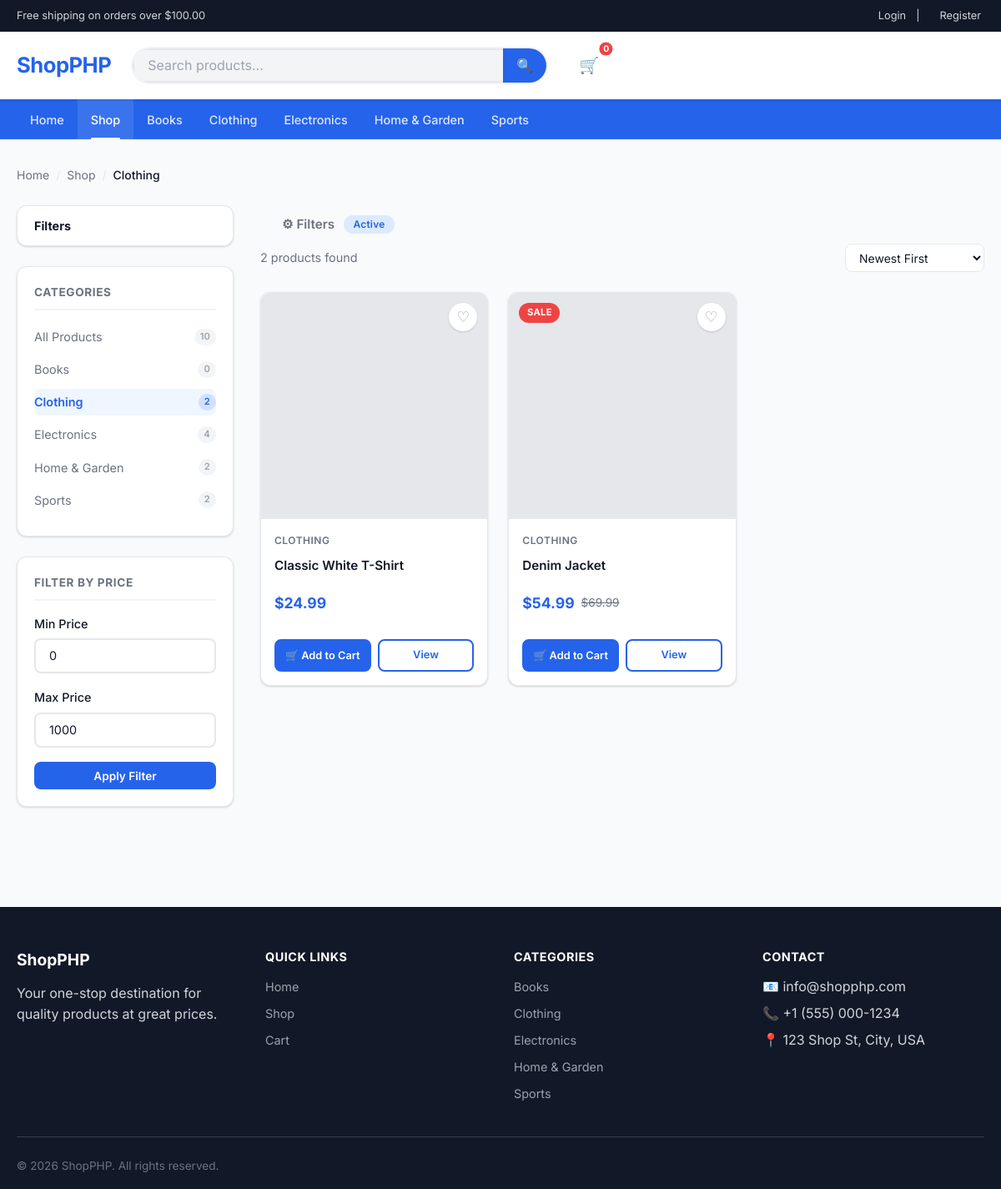
/shop.php?category=clothing, run on the app's committed database.
### tables this page shows
CREATE TABLE categories (
    id INT AUTO_INCREMENT PRIMARY KEY,
    name VARCHAR(100) NOT NULL,
    slug VARCHAR(100) NOT NULL UNIQUE,
    description TEXT,
    image VARCHAR(255),
    created_at TIMESTAMP DEFAULT CURRENT_TIMESTAMP
);

CREATE TABLE products (
    id INT AUTO_INCREMENT PRIMARY KEY,
    category_id INT,
    name VARCHAR(255) NOT NULL,
    slug VARCHAR(255) NOT NULL UNIQUE,
    description TEXT,
    price DECIMAL(10,2) NOT NULL,
    sale_price DECIMAL(10,2) DEFAULT NULL,
    stock INT NOT NULL DEFAULT 0,
    image VARCHAR(255),
    images JSON,
    featured TINYINT(1) DEFAULT 0,
    status ENUM('active','inactive') DEFAULT 'active',
    created_at TIMESTAMP DEFAULT CURRENT_TIMESTAMP,
    FOREIGN KEY (category_id) REFERENCES categories(id) ON DELETE SET NULL
);

### includes/functions.php (called while the page is built, shortened)
<?php
require_once __DIR__ . '/db.php';
function isLoggedIn() {
    return isset($_SESSION['user_id']);
}
function getProducts($limit = 20, $offset = 0, $category = null, $search = null, $featured = false) {
    $sql  = "SELECT p.*, c.name AS category_name FROM products p LEFT JOIN categories c ON p.category_id = c.id WHERE p.status = 'active'";
    $params = []; $types = '';
    if ($category) {
        $sql .= " AND c.slug = ?";
        $params[] = $category; $types .= 's';
    }
    $sql .= " ORDER BY p.created_at DESC LIMIT ? OFFSET ?";
    $params[] = $limit; $params[] = $offset; $types .= 'ii';
    $stmt = db()->prepare($sql);
    if ($types) $stmt->bind_param($types, ...$params);
    $stmt->execute();
    return $stmt->get_result()->fetch_all(MYSQLI_ASSOC);
}
function getCategories() {
    return db()->query("SELECT * FROM categories ORDER BY name")->fetch_all(MYSQLI_ASSOC);
}
function countProducts($category = null, $search = null) {
    $sql = "SELECT COUNT(*) as cnt FROM products p LEFT JOIN categories c ON p.category_id = c.id WHERE p.status = 'active'";
    $params = []; $types = '';
    if ($category) { $sql .= " AND c.slug = ?"; $params[] = $category; $types .= 's'; }
    $stmt = db()->prepare($sql);
    if ($types) $stmt->bind_param($types, ...$params);
    $stmt->execute();
    return $stmt->get_result()->fetch_assoc()['cnt'];
}
function getCartKey() {
    return ['type' => 'session', 'value' => $_SESSION['cart_session']];
}
function getCartCount() {
    $key = getCartKey();
    if ($key['type'] === 'user') {
        $stmt = db()->prepare("SELECT SUM(quantity) as cnt FROM cart WHERE user_id = ?");
        $stmt->bind_param('i', $key['value']);
    } else {
        $stmt = db()->prepare("SELECT SUM(quantity) as cnt FROM cart WHERE session_id = ?");
        $stmt->bind_param('s', $key['value']);
    }
    $stmt->execute();
    return (int)($stmt->get_result()->fetch_assoc()['cnt'] ?? 0);
}
function price($amount) {
    return CURRENCY . number_format($amount, 2);
}
function sanitize($input) {
    return htmlspecialchars(strip_tags(trim($input)), ENT_QUOTES, 'UTF-8');
}
function productImageUrl($image) {
    return $image && file_exists(__DIR__ . "/../assets/images/$image")
        ? SITE_URL . "/assets/images/$image"
        : SITE_URL . "/assets/images/placeholder.png";
}

### includes/db.php (called while the page is built, shortened)
<?php
class Database {
    private static $instance = null;
    private $conn;
    private function __construct() {
        $this->conn = new mysqli(DB_HOST, DB_USER, DB_PASS, DB_NAME, 3306);
        $this->conn->set_charset('utf8mb4');
        $this->initSecurityTables();
    }
    private function initSecurityTables() {
        $this->conn->query("CREATE TABLE IF NOT EXISTS activity_logs (
            id          INT AUTO_INCREMENT PRIMARY KEY,
            user_id     INT DEFAULT NULL,
            action      VARCHAR(80)  NOT NULL,
            details     TEXT,
            ip_address  VARCHAR(45)  NOT NULL DEFAULT '',
            user_agent  VARCHAR(300) NOT NULL DEFAULT '',
            created_at  TIMESTAMP DEFAULT CURRENT_TIMESTAMP,
            INDEX idx_user   (user_id),
            INDEX idx_action (action),
            INDEX idx_time   (created_at)
        ) ENGINE=InnoDB DEFAULT CHARSET=utf8mb4");
        $this->conn->query("CREATE TABLE IF NOT EXISTS settings (
            setting_key   VARCHAR(80)  NOT NULL PRIMARY KEY,
            setting_value TEXT         NOT NULL DEFAULT '',
            updated_at    TIMESTAMP    DEFAULT CURRENT_TIMESTAMP ON UPDATE CURRENT_TIMESTAMP
        ) ENGINE=InnoDB DEFAULT CHARSET=utf8mb4");
        $this->conn->query("INSERT IGNORE INTO settings (setting_key, setting_value) VALUES
            ('site_name',               'ShopPHP'),
            ('site_email',              'info@shopphp.com'),
            ('currency',                '\$'),
            ('tax_rate',                '0.08'),
            ('shipping_cost',           '9.99'),
            ('free_shipping_threshold', '100.00'),
            ('maintenance_mode',        '0'),
            ('store_address',           ''),
            ('store_phone',             ''),
            ('meta_description',        'The best online shop')");
        $cols = $this->conn->query("SHOW COLUMNS FROM users LIKE 'status'");
        if ($cols && $cols->num_rows === 0) {
            $this->conn->query("ALTER TABLE users ADD COLUMN status ENUM('active','disabled') NOT NULL DEFAULT 'active' AFTER role");
        }
    }
    public static function getInstance() {
        if (self::$instance === null) {
            self::$instance = new Database();
        }
        return self::$instance;
    }
    public function getConnection() { return $this->conn; }
}
function db() {
    return Database::getInstance()->getConnection();
}

### shop.php (the view, shortened to what this page needs)
<?php
require_once 'includes/functions.php';
$perPage  = 12;
$page     = max(1, (int)($_GET['page'] ?? 1));
$offset   = ($page - 1) * $perPage;
$category = $_GET['category'] ?? null;
$search   = $_GET['search']   ?? null;
$sort     = $_GET['sort']     ?? 'newest';
$total    = countProducts($category, $search);
$products = getProducts($perPage, $offset, $category, $search);
$categories  = getCategories();
$currentCat  = $category ? array_filter($categories, fn($c) => $c['slug'] === $category) : null;
$currentCatName = $currentCat ? array_values($currentCat)[0]['name'] : 'All Products';
require_once 'includes/header.php';
?>
<div class="container">
    <div class="breadcrumb">
        <a href="<?= SITE_URL ?>/">Home</a>
        <span>/</span>
        <a href="<?= SITE_URL ?>/shop.php">Shop</a>
        <?php if ($category || $search): ?>
            <span>/</span>
            <span><?= $category ? sanitize($currentCatName) : 'Search: ' . sanitize($search) ?></span>
        <?php endif; ?>
    </div>
    <div class="shop-layout">
        <aside class="sidebar" id="shopSidebar">
            <div class="sidebar-widget" style="display:flex;justify-content:space-between;align-items:center;padding:.75rem 1.25rem">
                <span style="font-weight:700;font-size:.9rem">Filters</span>
            </div>
            <div class="sidebar-widget">
                <div class="sidebar-title">Categories</div>
                <ul class="filter-list">
                    <li><a href="<?= SITE_URL ?>/shop.php" class="<?= !$category ? 'active' : '' ?>">
                        All Products <span class="filter-count"><?= countProducts() ?></span></a></li>
                    <?php foreach ($categories as $cat): ?>
                        <li>
                            <a href="<?= SITE_URL ?>/shop.php?category=<?= $cat['slug'] ?>"
                               class="<?= $category === $cat['slug'] ? 'active' : '' ?>">
                                <?= sanitize($cat['name']) ?>
                                <span class="filter-count"><?= countProducts($cat['slug']) ?></span>
                            </a>
                        </li>
                    <?php endforeach; ?>
                </ul>
            </div>
            <div class="sidebar-widget">
                <div class="sidebar-title">Filter by Price</div>
                <form method="GET" action="">
                    <div class="form-group">
                        <label>Min Price</label>
                        <input type="number" name="min_price" class="form-control" value="<?= (int)($_GET['min_price'] ?? 0) ?>" min="0">
                    </div>
                    <div class="form-group">
                        <label>Max Price</label>
                        <input type="number" name="max_price" class="form-control" value="<?= (int)($_GET['max_price'] ?? 1000) ?>" min="0">
                    </div>
                    <button type="submit" class="btn btn-primary btn-sm btn-block">Apply Filter</button>
                </form>
            </div>
        </aside>
        <div class="shop-content">
            <button class="btn btn-ghost filter-toggle-btn" id="filterToggleBtn">
                ⚙ Filters <?php if ($category || $search): ?><span class="status-badge status-processing" style="margin-left:.3rem">Active</span><?php endif; ?>
            </button>
            <div class="shop-toolbar">
                <span class="result-count">
                    <?= $total ?> product<?= $total !== 1 ? 's' : '' ?> found
                </span>
                <form method="GET" action="">
                    <select name="sort" class="sort-select" onchange="this.form.submit()">
                        <option value="newest"     <?= $sort==='newest'     ?'selected':'' ?>>Newest First</option>
                    </select>
                </form>
            </div>
            <?php if (empty($products)): ?>
                <div class="empty-state">
                    <div class="icon">🔍</div>
                    <h3>No products found</h3>
                    <p>Try different keywords or browse all categories.</p>
                    <a href="<?= SITE_URL ?>/shop.php" class="btn btn-primary">Browse All Products</a>
                </div>
            <?php else: ?>
                <div class="products-grid">
                    <?php foreach ($products as $product): ?>
                        <?php include 'includes/product-card.php'; ?>
                    <?php endforeach; ?>
                </div>
            <?php endif; ?>
        </div>
    </div>
</div>
<?php require_once 'includes/footer.php'; ?>

### includes/header.php (shortened to what this page needs)
<?php
require_once __DIR__ . '/functions.php';
$cartCount = getCartCount();
$currentPage = basename($_SERVER['PHP_SELF'], '.php');
?>
<!DOCTYPE html>
<html lang="en">
<head>
    <link rel="stylesheet" href="<?= SITE_URL ?>/assets/css/style.css">
</head>
<body>
<div class="topbar">
    <div class="container">
        <span>Free shipping on orders over <?= price(FREE_SHIPPING_THRESHOLD) ?></span>
        <div class="topbar-links">
            <?php if (isLoggedIn()): ?>
                Welcome, <?= sanitize($_SESSION['user_name']) ?> |
                <?php if (isAdmin()): ?><a href="<?= SITE_URL ?>/admin/">Admin</a> | <?php endif; ?>
                <a href="<?= SITE_URL ?>/orders.php">My Orders</a> |
                <a href="<?= SITE_URL ?>/logout.php">Logout</a>
            <?php else: ?>
                <a href="<?= SITE_URL ?>/login.php">Login</a> |
                <a href="<?= SITE_URL ?>/register.php">Register</a>
            <?php endif; ?>
        </div>
    </div>
</div>
<header class="header">
    <div class="container">
        <a href="<?= SITE_URL ?>/" class="logo"><?= SITE_NAME ?></a>
        <form class="search-form" action="<?= SITE_URL ?>/shop.php" method="GET">
            <input type="text" name="search" placeholder="Search products..." value="<?= sanitize($_GET['search'] ?? '') ?>">
            <button type="submit">🔍</button>
        </form>
        <nav class="header-actions">
            <a href="<?= SITE_URL ?>/cart.php" class="icon-btn cart-icon" title="Cart">
                🛒 <span class="cart-count" id="cart-count"><?= $cartCount ?></span>
            </a>
        </nav>
    </div>
</header>
<nav class="navbar">
    <div class="container">
        <ul class="nav-links" id="navLinks">
            <li><a href="<?= SITE_URL ?>/" class="<?= $currentPage === 'index' ? 'active' : '' ?>">Home</a></li>
            <li><a href="<?= SITE_URL ?>/shop.php" class="<?= $currentPage === 'shop' ? 'active' : '' ?>">Shop</a></li>
            <?php foreach (getCategories() as $cat): ?>
                <li><a href="<?= SITE_URL ?>/shop.php?category=<?= $cat['slug'] ?>"><?= sanitize($cat['name']) ?></a></li>
            <?php endforeach; ?>
        </ul>
    </div>
</nav>
<main class="main-content">

### includes/product-card.php (shortened to what this page needs)
<?php
$inWish  = isLoggedIn() ? isInWishlist($_SESSION['user_id'], $product['id']) : false;
$imgUrl  = productImageUrl($product['image']);
$onSale  = !empty($product['sale_price']);
$price   = $onSale ? $product['sale_price'] : $product['price'];
?>
<div class="product-card">
    <div class="product-image">
        <a href="<?= SITE_URL ?>/product.php?slug=<?= $product['slug'] ?>">
            <img src="<?= $imgUrl ?>" alt="<?= sanitize($product['name']) ?>" loading="lazy">
        </a>
        <?php if ($onSale): ?>
            <span class="product-badge">SALE</span>
        <?php elseif ($product['featured']): ?>
            <span class="product-badge featured">FEATURED</span>
        <?php endif; ?>
        <button class="wishlist-btn <?= $inWish ? 'active' : '' ?>"
                data-product-id="<?= $product['id'] ?>"
                title="<?= $inWish ? 'Remove from wishlist' : 'Add to wishlist' ?>">
            <?= $inWish ? '♥' : '♡' ?>
        </button>
    </div>
    <div class="product-info">
        <?php if (!empty($product['category_name'])): ?>
            <div class="product-category"><?= sanitize($product['category_name']) ?></div>
        <?php endif; ?>
        <div class="product-name">
            <a href="<?= SITE_URL ?>/product.php?slug=<?= $product['slug'] ?>"><?= sanitize($product['name']) ?></a>
        </div>
        <div class="product-price">
            <span class="price-current"><?= price($price) ?></span>
            <?php if ($onSale): ?>
                <span class="price-original"><?= price($product['price']) ?></span>
            <?php endif; ?>
        </div>
        <div class="product-actions">
            <?php if ($product['stock'] > 0): ?>
                <button class="btn btn-primary btn-sm add-to-cart-btn" data-product-id="<?= $product['id'] ?>">
                    🛒 Add to Cart
                </button>
            <?php else: ?>
                <button class="btn btn-sm" style="background:var(--light);color:var(--gray)" disabled>Out of Stock</button>
            <?php endif; ?>
            <a href="<?= SITE_URL ?>/product.php?slug=<?= $product['slug'] ?>" class="btn btn-outline btn-sm">View</a>
        </div>
    </div>
</div>

### includes/footer.php (shortened to what this page needs)
</main>
<footer class="footer">
    <div class="container">
        <div class="footer-grid">
            <div class="footer-col">
                <h3><?= SITE_NAME ?></h3>
                <p>Your one-stop destination for quality products at great prices.</p>
            </div>
            <div class="footer-col">
                <h4>Quick Links</h4>
                <ul>
                    <li><a href="<?= SITE_URL ?>/">Home</a></li>
                    <li><a href="<?= SITE_URL ?>/shop.php">Shop</a></li>
                    <li><a href="<?= SITE_URL ?>/cart.php">Cart</a></li>
                </ul>
            </div>
            <div class="footer-col">
                <h4>Categories</h4>
                <ul>
                    <?php foreach (getCategories() as $cat): ?>
                        <li><a href="<?= SITE_URL ?>/shop.php?category=<?= $cat['slug'] ?>"><?= sanitize($cat['name']) ?></a></li>
                    <?php endforeach; ?>
                </ul>
            </div>
            <div class="footer-col">
                <h4>Contact</h4>
                <ul>
                    <li>📧 <?= SITE_EMAIL ?></li>
                    <li>📞 +1 (555) 000-1234</li>
                    <li>📍 123 Shop St, City, USA</li>
                </ul>
            </div>
        </div>
        <div class="footer-bottom">
            <p>&copy; <?= date('Y') ?> <?= SITE_NAME ?>. All rights reserved.</p>
        </div>
    </div>
</footer>
</body>
</html>

### data on the page
categories: name "Books", slug "0"
categories: name "Clothing", slug "2"
categories: name "Electronics", slug "4"
categories: name "Home & Garden", slug "2"
categories: name "Sports", slug "2"
products: category.name "CLOTHING", name "Classic White T-Shirt", price($price) "$24.99"
products: shows "SALE", category.name "CLOTHING", name "Denim Jacket", sale_price "$54.99", price "$69.99"

### other printed values
price(FREE_SHIPPING_THRESHOLD) "$100.00"
SITE_NAME "ShopPHP"
$cartCount "0"
countProducts() "10"
$total "2"
SITE_EMAIL "info@shopphp.com"
